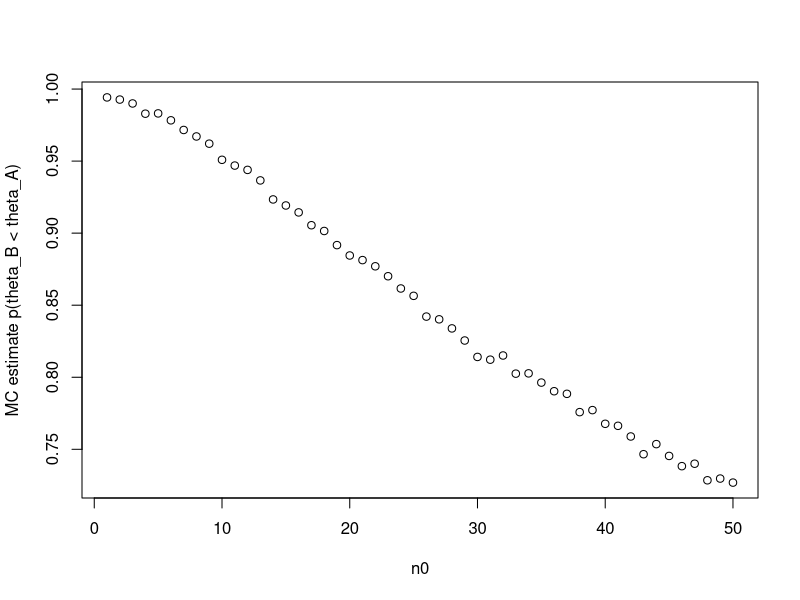
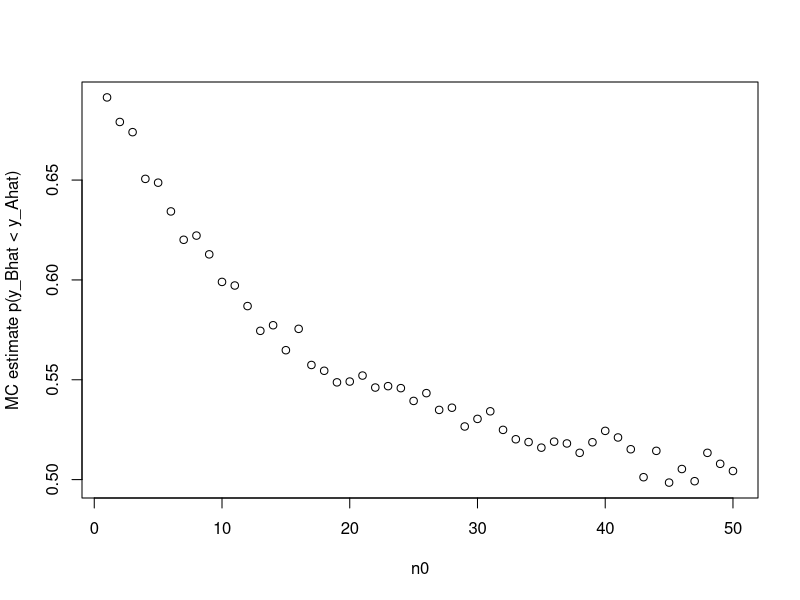

Recreate these plots in R, in order.
## ---- chunk 1
library(tidyverse)
library(ggplot2)
knitr::opts_chunk$set(echo = TRUE)
## ---- chunk 2
y_A = c(12, 9, 12, 14, 13, 13, 15, 8, 15, 6)
y_B = c(11, 11, 10, 9, 9, 8, 7, 10, 6, 8, 8, 9, 7)

pr = rep(0, 50)
n0s = 1:length(pr)
for(n0 in n0s) {
  theta_A = rgamma(10000, 120 + sum(y_A), 10 + length(y_A))
  theta_B = rgamma(10000, 12 * n0 + sum(y_B), n0 + length(y_B))
  
  pr[n0] = sum(theta_B < theta_A) / length(theta_B)
}

plot(1:length(pr), pr, xlab = "n0", ylab = "MC estimate p(theta_B < theta_A)")
## ---- chunk 3
y_A = c(12, 9, 12, 14, 13, 13, 15, 8, 15, 6)
y_B = c(11, 11, 10, 9, 9, 8, 7, 10, 6, 8, 8, 9, 7)

pr = rep(0, 50)
n0s = 1:length(pr)
for(n0 in n0s) {
  theta_A = rgamma(10000, 120 + sum(y_A), 10 + length(y_A))
  theta_B = rgamma(10000, 12 * n0 + sum(y_B), n0 + length(y_B))
  
  y_Ahat = rpois(length(theta_A), theta_A)
  y_Bhat = rpois(length(theta_B), theta_B)
  
  pr[n0] = sum(y_Bhat < y_Ahat) / length(y_Bhat)
}

plot(1:length(pr), pr, xlab = "n0", ylab = "MC estimate p(y_Bhat < y_Ahat)")

